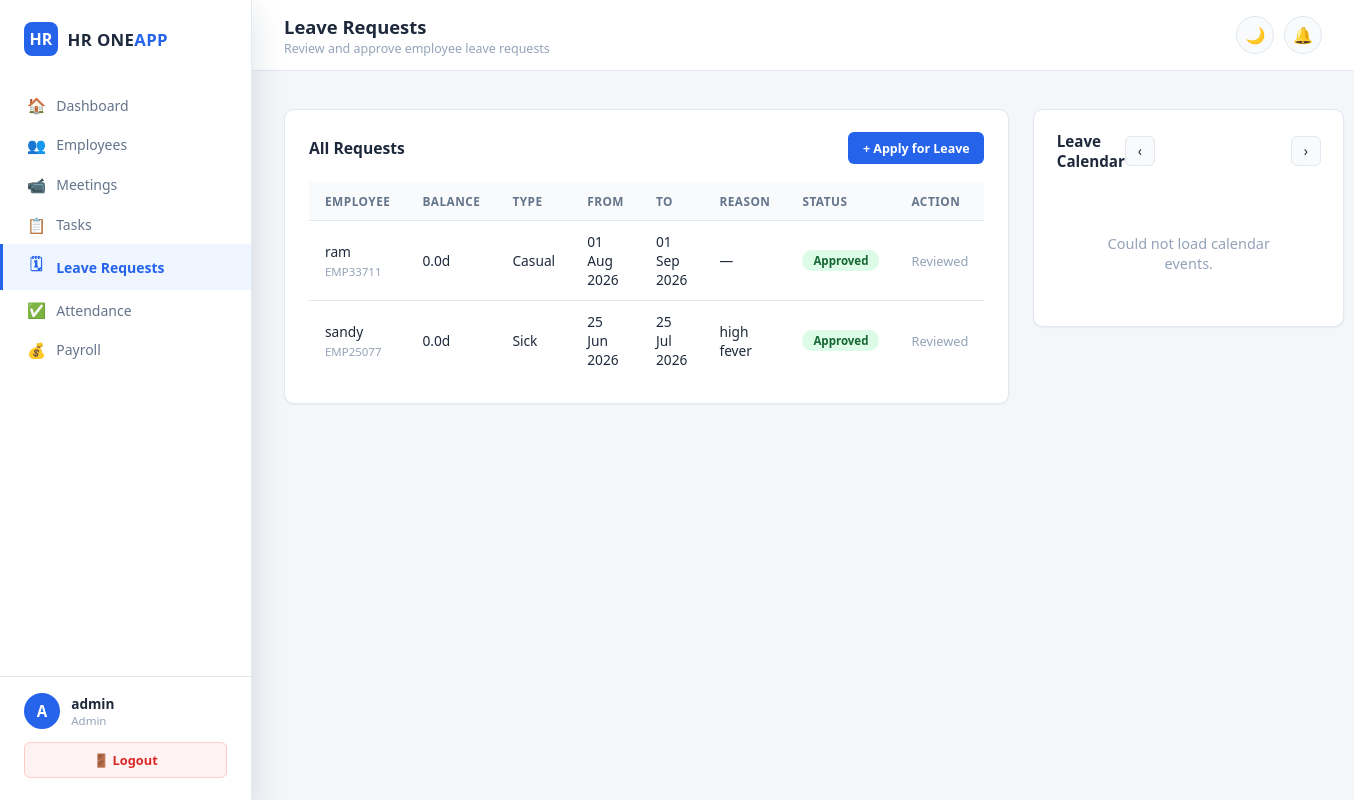
The app's page /leave/ (signed in) with its own data.
### models.py (models this page shows, shortened)
class LeaveRequest(db.Model):
    __tablename__ = 'leave_requests'
    id              = db.Column(db.Integer, primary_key=True)
    employee_id     = db.Column(db.Integer, db.ForeignKey('employees.id'), nullable=False)
    leave_type      = db.Column(db.String(50), nullable=False)
    from_date       = db.Column(db.Date, nullable=False)
    to_date         = db.Column(db.Date, nullable=False)
    reason          = db.Column(db.Text)
    status          = db.Column(db.String(20), default='pending')   # pending|approved|rejected
    applied_on      = db.Column(db.DateTime, default=datetime.utcnow)
    reviewed_by     = db.Column(db.Integer, db.ForeignKey('users.id'), nullable=True)
    reviewed_on     = db.Column(db.DateTime)
    days_consumed   = db.Column(db.Float)   # set on approval: 0.5 for half-day, else 1/date in range
    excess_days     = db.Column(db.Float, default=0.0)   # portion that exceeded the employee's balance, if any
    deduction_rate  = db.Column(db.Float)   # admin-entered ₹/day rate applied to excess_days, if any
    deduction_amount= db.Column(db.Float, default=0.0)   # excess_days * deduction_rate
    employee = db.relationship('Employee', backref='leave_requests', lazy=True)

class User(db.Model):
    __tablename__ = 'users'
    id            = db.Column(db.Integer, primary_key=True)
    name          = db.Column(db.String(100), nullable=False)
    email         = db.Column(db.String(150), unique=True, nullable=False)
    password_hash = db.Column(db.String(256), nullable=False)
    role          = db.Column(db.String(20), default='employee')   # admin | hr | employee
    is_active     = db.Column(db.Boolean, default=True)
    created_at    = db.Column(db.DateTime, default=datetime.utcnow)

class Employee(db.Model):
    __tablename__   = 'employees'
    id              = db.Column(db.Integer, primary_key=True)
    user_id         = db.Column(db.Integer, db.ForeignKey('users.id'), nullable=False)
    department_id   = db.Column(db.Integer, db.ForeignKey('departments.id'), nullable=True)
    employee_code   = db.Column(db.String(20), unique=True, nullable=False)
    phone           = db.Column(db.String(15))
    address         = db.Column(db.Text)
    date_of_birth   = db.Column(db.Date)
    date_of_joining = db.Column(db.Date, default=datetime.utcnow)
    designation     = db.Column(db.String(100))
    salary          = db.Column(db.Float, default=0.0)
    probation_end   = db.Column(db.Date)
    contract_end    = db.Column(db.Date)
    leave_balance   = db.Column(db.Float, default=20.0)   # remaining annual leave days; half-day = 0.5
    created_at      = db.Column(db.DateTime, default=datetime.utcnow)
    user = db.relationship('User', backref='employee_profile', lazy=True)

### routes/leave.py (the view, shortened to what this page needs)
@leave_bp.route('/')
@login_required
def index():
    uid, role = session['user_id'], session['user_role']
    page = request.args.get('page', 1, type=int)
    if role == 'admin':
        q = db.session.query(LeaveRequest, Employee, User).join(
            Employee, LeaveRequest.employee_id == Employee.id).join(
            User, Employee.user_id == User.id
        ).order_by(LeaveRequest.applied_on.desc())
    pagination = q.paginate(page=page, per_page=20, error_out=False)
    records = pagination.items
    pending_count = LeaveRequest.query.filter_by(status='pending').count() if role == 'admin' else None
    return render_template('leave/index.html', records=records, pagination=pagination,
                            role=role, pending_count=pending_count)

### templates/leave/index.html (shortened to what this page needs)
{% extends "base.html" %}
{% block page_title %}Leave Requests{% endblock %}
{% block breadcrumb %}<p class="crumb">{{ 'Review and approve employee leave requests' if role == 'admin' else 'Your leave history' }}</p>{% endblock %}
{% block content %}
<div class="two-col">
  <div>
    <div class="card">
      <div class="card-header">
        <div>
          <h3>{{ 'All Requests' if role == 'admin' else 'My Requests' }}</h3>
        </div>
        <a href="{{ url_for('leave.apply') }}" class="btn btn-sm btn-primary">+ Apply for Leave</a>
      </div>
      <div class="table-wrap">
      <table class="table">
        <thead>
          <tr>
            {% if role == 'admin' %}<th>Employee</th><th>Balance</th>{% endif %}
            <th>Type</th><th>From</th><th>To</th><th>Reason</th><th>Status</th>
            {% if role == 'admin' %}<th>Action</th>{% endif %}
          </tr>
        </thead>
        <tbody>
        {% for lr, emp, user in records %}
        <tr>
          {% if role == 'admin' %}
          <td>{{ user.name }}<br/><small style="color:var(--text-faint);">{{ emp.employee_code }}</small></td>
          <td>{{ '%.1f'|format(emp.leave_balance if emp.leave_balance is not none else 20.0) }}d</td>
          {% endif %}
          <td>{{ lr.leave_type | capitalize }}</td>
          <td>{{ lr.from_date.strftime('%d %b %Y') }}</td>
          <td>{{ lr.to_date.strftime('%d %b %Y') }}</td>
          <td>{{ lr.reason or '—' }}</td>
          <td>
            <span class="badge-pill {{ 'badge-green' if lr.status=='approved' else ('badge-red' if lr.status=='rejected' else 'badge-orange') }}">
              {{ lr.status | capitalize }}
            </span>
          </td>
          {% if role == 'admin' %}
          <td>
            {% if lr.status == 'pending' %}
            <a href="{{ url_for('leave.approve', leave_id=lr.id) }}" class="btn btn-sm btn-success">Approve</a>
            <form method="POST" action="{{ url_for('leave.decline', leave_id=lr.id) }}" style="display:inline">
              <button class="btn btn-sm btn-danger">Decline</button>
            </form>
            {% else %}
            <span style="color:var(--text-faint);font-size:.8rem;">Reviewed</span>
            {% endif %}
          </td>
          {% endif %}
        </tr>
        {% else %}
        <tr><td colspan="{{ 8 if role == 'admin' else 5 }}" class="empty-state">No leave requests yet.</td></tr>
        {% endfor %}
        </tbody>
      </table>
      </div>
    </div>
  </div>
  <div class="cal-wrap" id="leave-cal"></div>
</div>
{% endblock %}

### static/css/style.css (style rules this page uses)
:root { --navy: #0f2747; --navy-light: #1e3a5f; --navy-soft: #f0f4f8; --accent: #2563eb; --accent-soft: #eff6ff; --success: #16a34a; --danger: #dc2626; --warning: #d97706; --purple: #7c3aed; --bg: #f4f6f9; --surface: #ffffff; --surface-2: #f8fafc; --border: #e2e8f0; --text: #1e293b; --text-muted: #64748b; --text-faint: #94a3b8; --radius-sm: 6px; --radius: 10px; --radius-lg: 14px; --shadow-sm: 0 1px 2px rgba(15,39,71,.06); --shadow: 0 2px 8px rgba(15,39,71,.08); --shadow-lg: 0 12px 32px rgba(15,39,71,.14); }
* { margin:0;padding:0;box-sizing:border-box; }
html,body { height:100%; }
body { font-family:'Segoe UI',-apple-system,BlinkMacSystemFont,'Inter',sans-serif; background:var(--bg); color:var(--text); transition:background .25s,color .25s; font-size:14.5px; }
a { text-decoration:none;color:inherit; }
.topbar .crumb { font-size:.78rem;color:var(--text-faint);margin-top:1px; }
.card { background:var(--surface);border-radius:var(--radius);padding:1.4rem 1.5rem; box-shadow:var(--shadow-sm);border:1px solid var(--border);margin-bottom:1.5rem; }
.card-header { display:flex;align-items:center;justify-content:space-between;margin-bottom:1.1rem;flex-wrap:wrap;gap:.6rem; }
.card-header h3 { font-size:.98rem;font-weight:700;color:var(--text); }
.two-col { display:grid;grid-template-columns:1.3fr 1fr;gap:1.5rem;align-items:start; }
.table-wrap { overflow-x:auto; }
.table { width:100%;border-collapse:collapse;font-size:.86rem; }
.table th { background:var(--surface-2);padding:.7rem 1rem;text-align:left;font-size:.74rem; color:var(--text-muted);text-transform:uppercase;letter-spacing:.04em;border-bottom:1px solid var(--border); font-weight:700;white-space:nowrap; }
.table td { padding:.7rem 1rem;border-bottom:1px solid var(--border);vertical-align:middle; }
.table tr:last-child td { border-bottom:none; }
.btn { display:inline-flex;align-items:center;gap:.4rem;padding:.62rem 1.25rem; border-radius:var(--radius-sm);font-size:.84rem;font-weight:600;cursor:pointer;border:1px solid transparent; transition:.15s; }
.btn-primary { background:var(--accent);color:#fff; }
.btn-sm { padding:.4rem .85rem;font-size:.78rem; }
.badge-pill { display:inline-block;padding:3px 11px;border-radius:20px;font-size:.72rem;font-weight:700; }
.badge-green { background:#dcfce7;color:#166534; }
.cal-wrap { background:var(--surface);border:1px solid var(--border);border-radius:var(--radius); padding:1.3rem 1.4rem;box-shadow:var(--shadow-sm); }

### records on screen
LeaveRequest: name "ram", employee_code "EMP33711", leave_type "Casual", from_date "01 Aug 2026", to_date "01 Sep 2026", reason "—", status "Approved", shows "Reviewed"
Employee: leave_balance "0.0"
LeaveRequest: name "sandy", employee_code "EMP25077", leave_type "Sick", from_date "25 Jun 2026", to_date "25 Jul 2026", reason "high fever", status "Approved", shows "Reviewed"
Employee: leave_balance "0.0"

### other values on screen
{{ session.user_name[0] | upper }} "A"
{{ session.user_name }} "admin"
{{ session.user_role | capitalize }} "Admin"
{{ 'All Requests' if role == 'admin' else 'My Requests' }} "All Requests"
